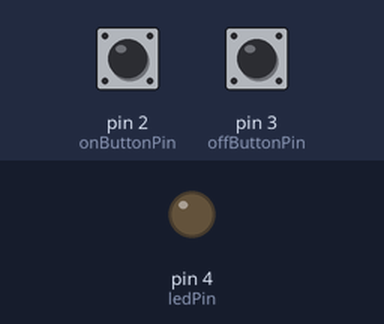
Recording of a sketch running on a simulated Arduino Uno, built with avr-gcc and run on an emulated ATmega328P. On the bench: output pins drawn as LEDs (lit = HIGH). The inputs (shaded band) are chosen by the test bench; at power-on: pin 3 (offButtonPin) HIGH, pin 2 (onButtonPin) HIGH.

Above: at 1.2 s.
1.3 s: pin 3 (offButtonPin) pulled LOW for 0.15 s
At 1.8 s:
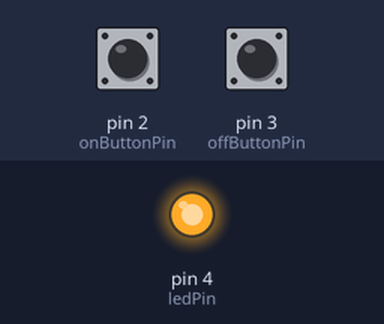
2.9 s: pin 2 (onButtonPin) pulled LOW for 0.15 s
At 4.1 s:
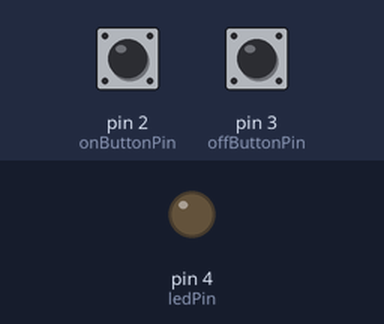
4.5 s: pin 3 (offButtonPin) pulled LOW for 1 s
At 5.4 s:
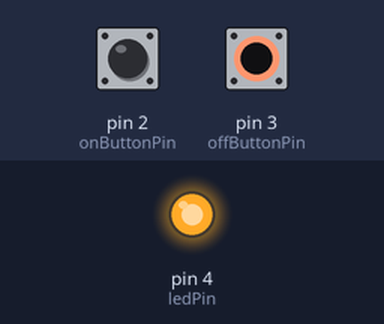
Timing chart, 0 to 7.5 s (numbered marks = the images above; inputs shaded):
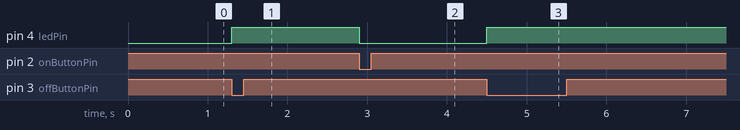

Measured:
- after the input at 1.3 s, pin 4 (ledPin): LOW → HIGH at once
- after the input at 2.9 s, pin 4 (ledPin): HIGH → LOW at once
- after the input at 4.5 s, pin 4 (ledPin): LOW → HIGH at once

The sketch:

TwoButtonsOneLed.ino
```cpp
// One button turns led on, the other turns led off
// Hari Wiguna 2016 for Jay

// Wire up first button to Arduino pin 2 and ground.
// Wire up second button to Arduino pin 3 and ground.
// Wire up LED to arduino pin 4 and ground.

int onButtonPin = 2;
int offButtonPin = 3;
int ledPin = 4;

int ledOn = LOW;
int ledOff = HIGH;
int ledState = ledOn;

void setup() {
  // put your setup code here, to run once:
  pinMode(onButtonPin, INPUT_PULLUP);
  pinMode(offButtonPin, INPUT_PULLUP);
  pinMode(ledPin, OUTPUT);
}

void loop() {
  if (digitalRead(onButtonPin) == LOW) ledState = ledOn;
  if (digitalRead(offButtonPin) == LOW) ledState = ledOff;
  digitalWrite(ledPin, ledState);
  delay(100);
}
```
